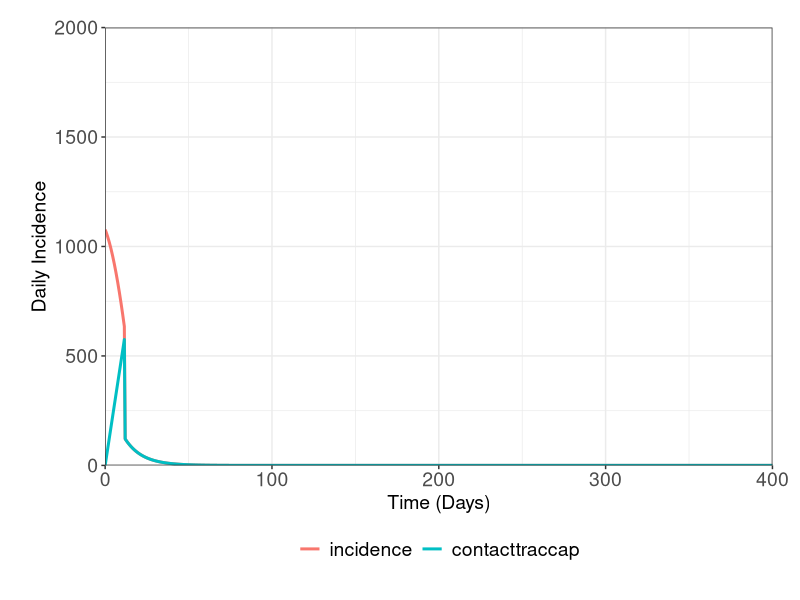

Write the R code that produced this figure. (Note: this script raises an error after producing the figure.)
setwd("C:/Users/amorg/Documents/PhD/nCoV Work/Models/ContactTracing") 
rm(list=ls())
library("deSolve"); library("ggplot2"); library("ggpubr"); library("reshape2"); library("Cairo")

#### Model Functions - Gen Time/ Betas/ODEs ####

#Generation Time

GenTime <- function(T2, R0) {
  G = T2 * ((R0-1)/log(2))
  return(G)
}

#Model Betas

beta <- function(R0) {
  gamma <- 1/(GenTime(3.3,2.8))
  return(R0*gamma)
} 

lin_cont <- function(x,m) {
  y = m*(x) + 0
  return(y)
}

SIRS2 <- function(time, init, parms) {

    beta <- beta(parms["R0"])
    linear <<- lin_cont(time, parms["ramp_rate"])
    
    incidence <- beta*init["I"]*init["S"]*parms["N"]
    inctime <- c(time, incidence, linear, beta, linear/ (incidence))
    inc_cont <<- rbind(inc_cont, inctime)
    inc_cont <<- inc_cont[!duplicated(inc_cont$X0), ]
    
    beta <- beta(parms["R0"]) * (1-(inc_cont[nrow(inc_cont),3]/(inc_cont[nrow(inc_cont),2]))*parms["efficacy"])
    
    dS = parms["gamma"]*init["I"] - beta*init["I"]*init["S"] 
    dI = beta*init["I"]*init["S"] - parms["gamma"]*init["I"]

  return(list(c(dS, dI)))
}

N <- 5.5*10^6

Input <- c(10880)

init <- c(S = (N-Input[1])/N, I = Input[1]/N)

parms = c(gamma = 1/(GenTime(3.3,2.8)), 
          N = 5.5*10^6,
          efficacy = 0.8,
          ramp_rate = 50, 
          R0 = 0.85,
          target = 10)

inc_cont <<- data.frame(0, beta(parms["R0"])*init["I"]*init["S"]*parms["N"] , 0, 0, 0)
times <- seq(0, 400, by = 1)
out1 <- data.frame(rk(y = init, func = SIRS2, times = times, parms = parms, method = "rk4"))

t <- inc_cont[,1][which(inc_cont[,5] < 1 & inc_cont[,5] > 0.5)]
t1 <- split(t, cumsum(c(1, diff(t) != 0.5)))[[1]]
timeequal <- t1[length(t1)]

#####

SIRS3 <- function(time, init, parms) {
  
  timeequal = timeequal
  
  if(time >= timeequal) { # if time is equal
    
    beta <- beta(parms["R0"])*(1-(1*parms["efficacy"]))
    incidence <- beta*init["I"]*init["S"]*parms["N"]
    
    inctime <- c(time, incidence, incidence, beta, 1)
    inc_cont <<- rbind(inc_cont, inctime)
    inc_cont <<- inc_cont[!duplicated(inc_cont$X0), ]
    
    dS = parms["gamma"]*init["I"] - beta*init["I"]*init["S"] 
    dI = beta*init["I"]*init["S"] - parms["gamma"]*init["I"]
 
  } else{ #if inc is over 1000

    beta <- beta(parms["R0"])
    linear <<- lin_cont(time, parms["ramp_rate"])
    
    incidence <- beta*init["I"]*init["S"]*parms["N"]
    inctime <- c(time, incidence, linear, beta, 
                 linear/ (incidence))
    inc_cont <<- rbind(inc_cont, inctime)
    inc_cont <<- inc_cont[!duplicated(inc_cont$X0), ]
    
    beta <- beta(parms["R0"]) * (1-(inc_cont[nrow(inc_cont),3]/(inc_cont[nrow(inc_cont),2]))*parms["efficacy"])
    
    dS = parms["gamma"]*init["I"] - beta*init["I"]*init["S"] 
    dI = beta*init["I"]*init["S"] - parms["gamma"]*init["I"]
    
  }
    
  return(list(c(dS, dI)))
}

N <- 5.5*10^6
Input <- c(10880)
init <- c(S = (N-Input[1])/N, I = Input[1]/N)

parms = c(gamma = 1/(GenTime(3.3,2.8)), 
          N = 5.5*10^6,
          efficacy = 0.8,
          ramp_rate = 50, 
          R0 = 0.85,
          target = 10)

inc_cont <<- data.frame(0, beta(parms["R0"])*init["I"]*init["S"]*parms["N"] , 0, 0, 0)
times <- seq(0, 400, by = 1)

out1 <- data.frame(rk(y = init, func = SIRS3, times = times, parms = parms, method = "rk4"))
colnames(inc_cont) <- c("time", "incidence", "contacttraccap", "beta", "con/inc rat")

statsinc <- melt(inc_cont, id.vars =  c("time"), measure.vars = c("incidence", "contacttraccap"))

ggplot(data = statsinc, aes(x = (time), y = value, col = variable))+ theme_bw() +
  labs(x ="Time (Days)", y = "Daily Incidence", color = "Population") + scale_y_continuous(limits = c(0,2000), expand = c(0,0)) + 
  scale_x_continuous(expand = c(0,0)) +
  theme(legend.position = "bottom", legend.title = element_blank(), legend.text=element_text(size=14),  axis.text=element_text(size=14),
        axis.title.y=element_text(size=14),axis.title.x = element_text(size=14), 
        legend.spacing.x = unit(0.3, 'cm'), plot.margin=unit(c(0.7,0.7,0.8,0.8),"cm")) +
  geom_line(size = 1.02, stat = "identity")

#####

contact_trac_run <- function(efficacy, ramp_rate, R0, target, iinput, rinput) {
  
  #Parameters
  N <- 5.5*10^6
  init <- c(S = (N-(iinput + rinput))/N, I = iinput/N, R = rinput/N)
  
  parms = c(gamma = 1/(GenTime(3.3,2.8)), 
            N = 5.5*10^6,
            efficacy = efficacy,
            ramp_rate = ramp_rate, 
            R0 = R0,
            target = target)
  
  #Intersect
  inc_cont <<- data.frame(0, beta(parms["R0"])*init["I"]*init["S"]*parms["N"] , 0, 0, 0)
  times <- seq(0, 200, by = 1)
  out1 <- data.frame(rk(y = init, func = SIRS2, times = times, parms = parms, method = "rk4"))
  
  t <- inc_cont[,1][which(inc_cont[,5] < 1 & inc_cont[,5] > 0.5)]
  t1 <- split(t, cumsum(c(1, diff(t) != 0.5)))[[1]]
  timeequal <<- t1[length(t1)]
  
  
  #Actually Run the Model 
  inc_cont <<- data.frame(0, beta(parms["R0"])*init["I"]*init["S"]*parms["N"] , 0, 0, 0)
  times <- seq(0, 200, by = 1)
  out1 <<- data.frame(rk(y = init, func = SIRS3, times = times, parms = parms, method = "rk4"))
  
  #inc_cont[1,1] <<- 0; inc_cont[1,2] <<- 0
  colnames(inc_cont) <<- c("time", "incidence", "contacttraccap", "beta", "con/inc rat")

  timesince <- inc_cont[,1][which(inc_cont[,2] < target)][1]
  return(c("Time1000" = timeequal, "RelTimetoTarget" = timesince))
}

#Specify the efficacy (as a fraction), ramp_rate, lockdown R0 and target incidence
#inc_cont will always output during the run - view for a more detailed overview of the model run.

test <- contact_trac_run(0.8, 50, 0.9, 10, 10880, 459384.8)
